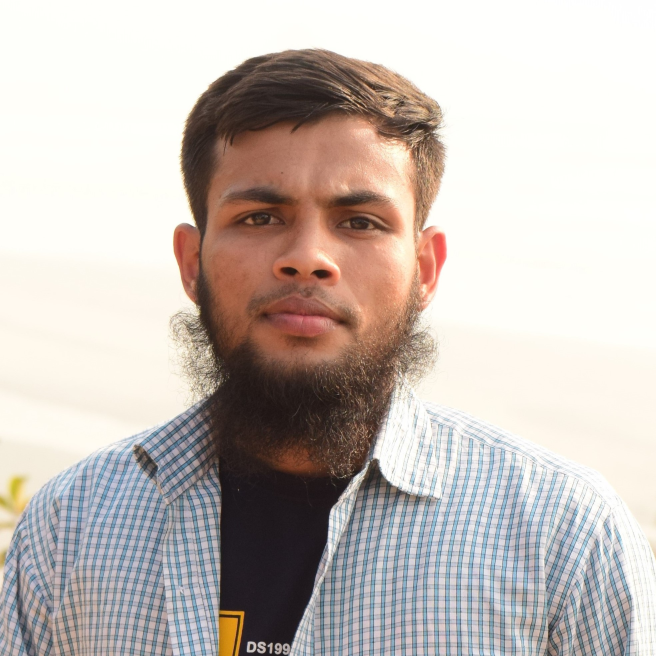
#> input picture myph2.JPG, 1968 x 1968 px, found by its file name (shown at 1/3 size)
$ python 4_b.py
#> lines starting #> are read from the running program, lines starting #| are printed output that depends on the picture; after the words box and inside, x2 and y2 are one past the last pixel; in counts of white or black regions, pixels touching at a corner belong together
import numpy as np
import matplotlib.pyplot as plt
import cv2

def add_gaussian(img,mean,stddev):
    g_noise = np.random.normal(mean,stddev,img.shape)
    noisy_image = img + g_noise
    noisy_image = np.clip(noisy_image,0,255)
    return noisy_image

def il_filter(noisy_image,cut_freq):
    d0 = cut_freq
    h,w = noisy_image.shape
    H = np.zeros_like(noisy_image,dtype=np.float32)
    f_d_img = np.fft.fftshift(np.fft.fft2(noisy_image))

    for i in range(h):
        for j in range(w):
            d = np.sqrt((i-h/2)**2 + (j-w/2)**2)
            #H[i,j] = d <= d0
            if d <= d0:
                H[i,j] = 1
            else:
                H[i,j] = 0
    filter_img = f_d_img * H
    filter_img = np.abs(np.fft.ifft2(filter_img))
    filter_img = filter_img / 255

    return filter_img


path = 'Digital Image Processing/myph2.jpg'

img = cv2.imread(path, 0)
#> img: shape (1968, 1968); min 19, max 255, mean 190.8
img = cv2.resize(img,(512,512))
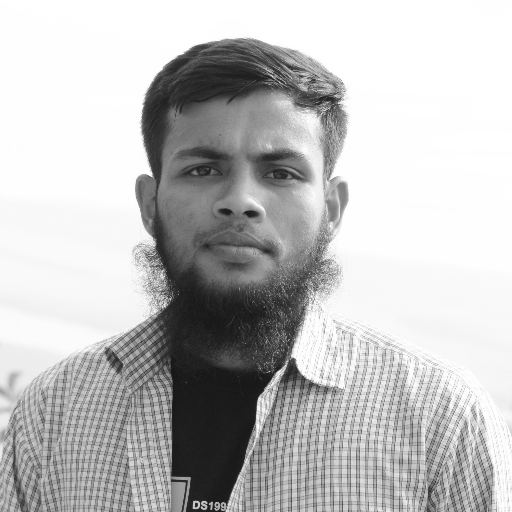
#> img: shape (512, 512); min 21, max 255, mean 190.7
##print(img.shape)


noisy_image = add_gaussian(img, mean = 0, stddev = 20)
#> in add_gaussian, `noisy_image = img + g_noise`:
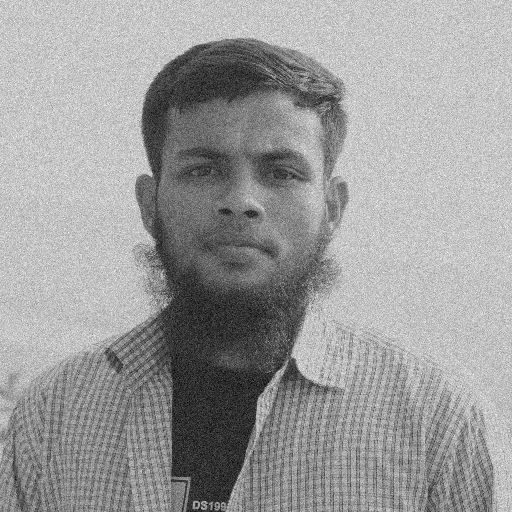
#> noisy_image: shape (512, 512) float64; min -42.68, max 338.8, mean 190.7; drawn with min black and max white

d01 = 5
ilpf1 = il_filter(noisy_image,d01)
#> after the loop in il_filter, `for i in range(h):`:
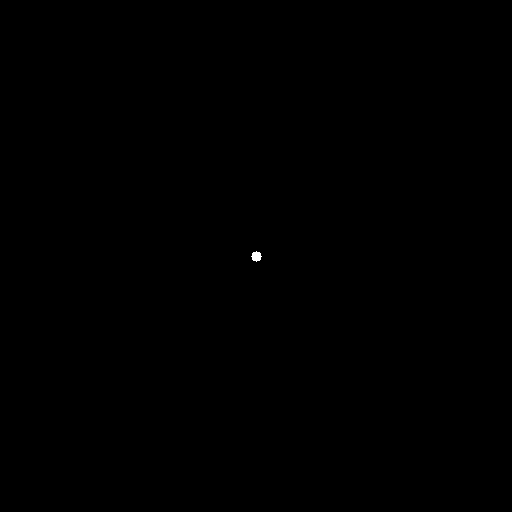
#> H: shape (512, 512) float32; values 0 (black) and 1 (white), 0.03% white; 1 white region, box (x1, y1, x2, y2) and area: (251, 251, 262, 262) 81
#> in il_filter, `filter_img = np.abs(np.fft.ifft2(filter_img))`:
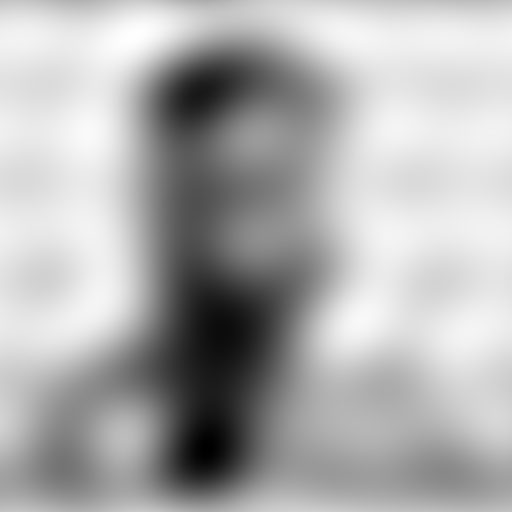
#> filter_img: shape (512, 512) float64; min 2.81, max 271.6, mean 187.4; drawn with min black and max white

d02 = 10
ilpf2 = il_filter(noisy_image,d02)
#> call 2 of il_filter, with cut_freq = 10
#> after the loop in il_filter (call 2), `for i in range(h):`: H: shape (512, 512) float32; values 0 (black) and 1 (white), 0.12% white; 1 white region, box (x1, y1, x2, y2) and area: (246, 246, 267, 267) 317
#> in il_filter (call 2), `filter_img = np.abs(np.fft.ifft2(filter_img))`:
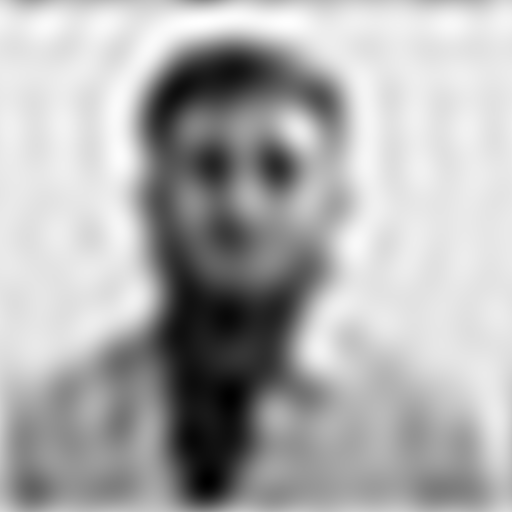
#> filter_img: shape (512, 512) float64; min 9, max 270.1, mean 187.4; drawn with min black and max white

d03 = 20
ilpf3 = il_filter(noisy_image,d03)
#> call 3 of il_filter, with cut_freq = 20
#> after the loop in il_filter (call 3), `for i in range(h):`:
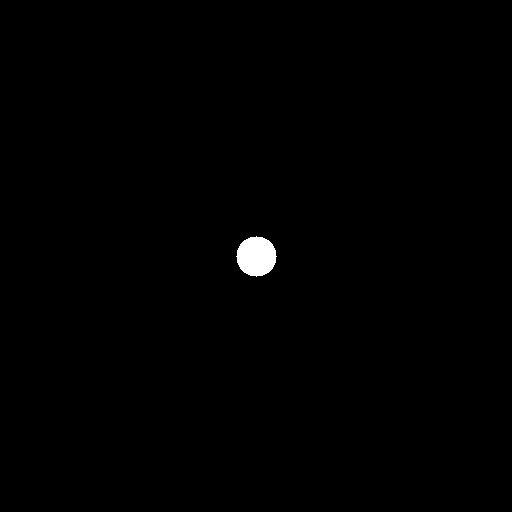
#> H: shape (512, 512) float32; values 0 (black) and 1 (white), 0.48% white; 1 white region, box (x1, y1, x2, y2) and area: (236, 236, 277, 277) 1257
#> in il_filter (call 3), `filter_img = np.abs(np.fft.ifft2(filter_img))`:
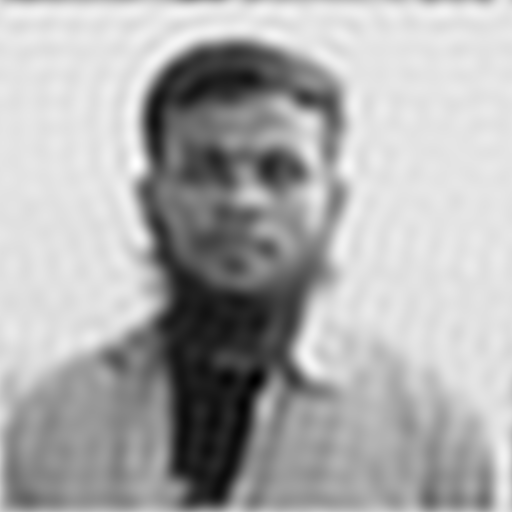
#> filter_img: shape (512, 512) float64; min 0.427, max 275.7, mean 187.4; drawn with min black and max white


plt.figure(figsize=(10,5))
plt.subplot(2,3,1)
plt.imshow(img, cmap = 'gray')
plt.title('Original Image')

plt.subplot(2,3,2)
plt.imshow(noisy_image, cmap = 'gray')
plt.title('Gaussian noisy Image')

plt.subplot(2,3,3)
plt.imshow(ilpf1, cmap = 'gray')
plt.title(f'Ideal Low pass of d0 : {d01 }')

plt.subplot(2,3,4)
plt.imshow(ilpf2, cmap = 'gray')
plt.title(f'Ideal Low pass of d0 : {d02 }')

plt.subplot(2,3,5)
plt.imshow(ilpf3, cmap = 'gray')
plt.title(f'Ideal Low pass of d0 : {d03}')

plt.tight_layout()
plt.show()

$ run again, with myph1.jpg copied over myph2.JPG
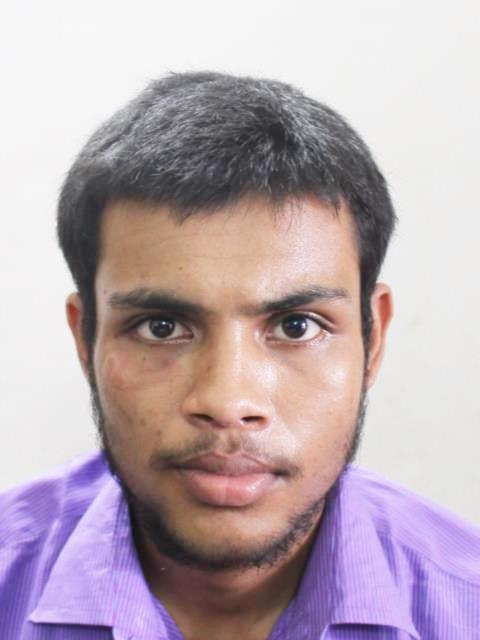
#> input picture myph1.jpg, 480 x 640 px, found by its file name
#> in add_gaussian, `noisy_image = img + g_noise`:
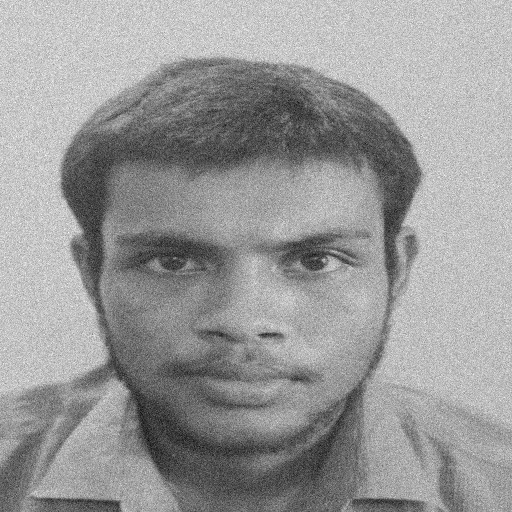
#> noisy_image: shape (512, 512) float64; min -51.76, max 326.7, mean 176.1; drawn with min black and max white
#> in il_filter (call 3), `filter_img = np.abs(np.fft.ifft2(filter_img))`:
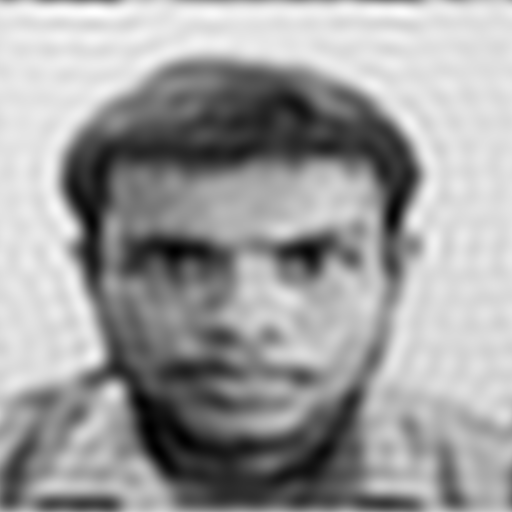
#> filter_img: shape (512, 512) float64; min 25.29, max 266.5, mean 175; drawn with min black and max white
